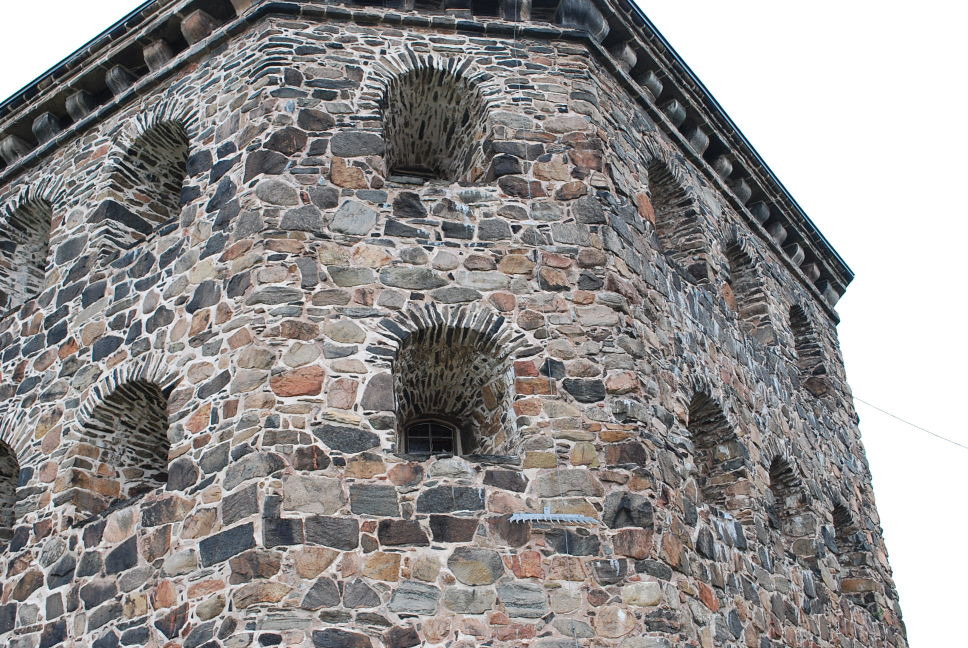
#> input picture data/1/kronan1.JPG, 1936 x 1296 px, found by its file name (shown at 1/2 size)
$ jupyter execute --allow-errors code.ipynb
#> lines starting #> are read from the running program, lines starting #| are printed output that depends on the picture
### project_helpers.py
import numpy as np
import matplotlib.pyplot as plt
import scipy as sp

def get_dataset_info(dataset):
    """
    Datasets 1-5 are relatively easy, since they have little lens distortion and
    no dominant scene plane. You should get reasonably good reconstructions for
    these datasets using RANSAC to estimate E only (CE2 in assignment 4).

    Datasets 6-9 are much more difficult, since the scene is dominated by a near
    planar structure. Also the lens distortion is larger for the used camera,
    hence feel free to adjust the pixel_threshold if necessary.
    """
    if dataset == 1:
        img_names = ["data/1/kronan1.JPG", "data/1/kronan2.JPG"]
        im_width = 1936
        im_height = 1296
        focal_length_35mm = 45.0 # from the EXIF data
        init_pair = [0, 1]
        pixel_threshold = 1.0
    elif dataset == 2:
        # Corner of a courtyard
        img_names = ["data/2/DSC_0025.JPG", "data/2/DSC_0026.JPG", "data/2/DSC_0027.JPG", "data/2/DSC_0028.JPG", "data/2/DSC_0029.JPG", "data/2/DSC_0030.JPG", "data/2/DSC_0031.JPG", "data/2/DSC_0032.JPG", "data/2/DSC_0033.JPG"]
        im_width = 1936
        im_height = 1296
        focal_length_35mm = 43.0 # from the EXIF data
        init_pair = [0, 8]
        pixel_threshold = 1.0
    elif dataset == 3:
        # Smaller gate of a cathetral
        img_names = ["data/3/DSC_0001.JPG", "data/3/DSC_0002.JPG", "data/3/DSC_0003.JPG", "data/3/DSC_0004.JPG", "data/3/DSC_0005.JPG", "data/3/DSC_0006.JPG", "data/3/DSC_0007.JPG", "data/3/DSC_0008.JPG", "data/3/DSC_0009.JPG", "data/3/DSC_0010.JPG", "data/3/DSC_0011.JPG", "data/3/DSC_0012.JPG"]
        im_width = 1936
        im_height = 1296
        focal_length_35mm = 43.0 # from the EXIF data
        init_pair = [4, 7]
        pixel_threshold = 1.0
    elif dataset == 4:
        # Fountain
        img_names = ["data/4/DSC_0480.JPG", "data/4/DSC_0481.JPG", "data/4/DSC_0482.JPG", "data/4/DSC_0483.JPG", "data/4/DSC_0484.JPG", "data/4/DSC_0485.JPG", "data/4/DSC_0486.JPG", "data/4/DSC_0487.JPG", "data/4/DSC_0488.JPG", "data/4/DSC_0489.JPG", "data/4/DSC_0490.JPG", "data/4/DSC_0491.JPG", "data/4/DSC_0492.JPG", "data/4/DSC_0493.JPG"]
        im_width = 1936
        im_height = 1296
        focal_length_35mm = 43.0 # from the EXIF data
        init_pair = [4, 9]
        pixel_threshold = 1.0
    elif dataset == 5:
        # Golden statue
        img_names = ["data/5/DSC_0336.JPG", "data/5/DSC_0337.JPG", "data/5/DSC_0338.JPG", "data/5/DSC_0339.JPG", "data/5/DSC_0340.JPG", "data/5/DSC_0341.JPG", "data/5/DSC_0342.JPG", "data/5/DSC_0343.JPG", "data/5/DSC_0344.JPG", "data/5/DSC_0345.JPG"]
        im_width = 1936

        im_height = 1296
        focal_length_35mm = 45.0 # from the EXIF data
        init_pair = [2, 6]
        pixel_threshold = 1.0
    elif dataset == 6:
        # Detail of the Landhaus in Graz.
        img_names = ["data/6/DSCN2115.JPG", "data/6/DSCN2116.JPG", "data/6/DSCN2117.JPG", "data/6/DSCN2118.JPG", "data/6/DSCN2119.JPG", "data/6/DSCN2120.JPG", "data/6/DSCN2121.JPG", "data/6/DSCN2122.JPG"]
        im_width = 2272

        im_height = 1704
        focal_length_35mm = 38.0 # from the EXIF data
        init_pair = [1, 3]
        pixel_threshold = 1.0
    elif dataset == 7:
        # Building in Heidelberg.
        img_names = ["data/7/DSCN7409.JPG", "data/7/DSCN7410.JPG", "data/7/DSCN7411.JPG", "data/7/DSCN7412.JPG", "data/7/DSCN7413.JPG", "data/7/DSCN7414.JPG", "data/7/DSCN7415.JPG"]
        im_width = 2272
        im_height = 1704
        focal_length_35mm = 38.0 # from the EXIF data
        init_pair = [0, 6]
        pixel_threshold = 1.0
    elif dataset == 8:
        # Relief
        img_names = ["data/8/DSCN5540.JPG", "data/8/DSCN5541.JPG", "data/8/DSCN5542.JPG", "data/8/DSCN5543.JPG", "data/8/DSCN5544.JPG", "data/8/DSCN5545.JPG", "data/8/DSCN5546.JPG", "data/8/DSCN5547.JPG", "data/8/DSCN5548.JPG", "data/8/DSCN5549.JPG", "data/8/DSCN5550.JPG"]
        im_width = 2272
        im_height = 1704
        focal_length_35mm = 38.0 # from the EXIF data
        init_pair = [3, 6]
        pixel_threshold = 1.0
    elif dataset == 9:
        # Triceratops model on a poster.
        img_names = ["data/9/DSCN5184.JPG", "data/9/DSCN5185.JPG", "data/9/DSCN5186.JPG", "data/9/DSCN5187.JPG", "data/9/DSCN5188.JPG", "data/9/DSCN5189.JPG", "data/9/DSCN5191.JPG", "data/9/DSCN5192.JPG", "data/9/DSCN5193.JPG"]
        im_width = 2272
        im_height = 1704
        focal_length_35mm = 38.0 # from the EXIF data
        init_pair = [3, 5]
        pixel_threshold = 1.0
    elif dataset == 10:
        # Add your optional datasets...
        pass

    focal_length = max(im_width, im_height) * focal_length_35mm / 35.0
    K = np.array([[focal_length, 0, im_width/2], [0, focal_length, im_height/2], [0, 0, 1]])
    return K, img_names, init_pair, pixel_threshold

# [241 lines left out: functions correct_H_sign, homography_to_RT, pflat, triangulate_3D_point_DLT, camera_center_and_axis, plot_camera and 6 more, not called in this run]

### code.ipynb
[cell 1]
import matplotlib.pyplot as plt
import numpy as np
import cv2
from project_helpers import *

Extracting data

[cell 2]
from project_helpers import get_dataset_info

K, img_names, init_pair, pixel_threshold = get_dataset_info(1)

img1 = (plt.imread('data/1/kronan1.jpg') * 255).astype('uint8')
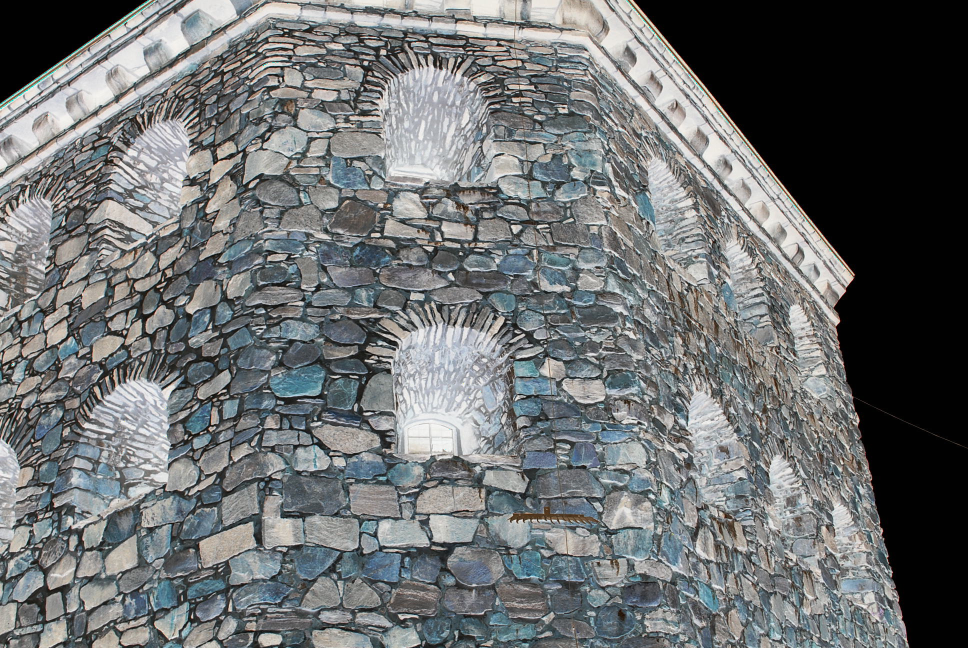
#> img1: shape (1296, 1936, 3) (shown at 1/2 size); mean R, G, B 108.7, 111.4, 112.1
img2 = (plt.imread('data/1/kronan2.jpg') * 255).astype('uint8')
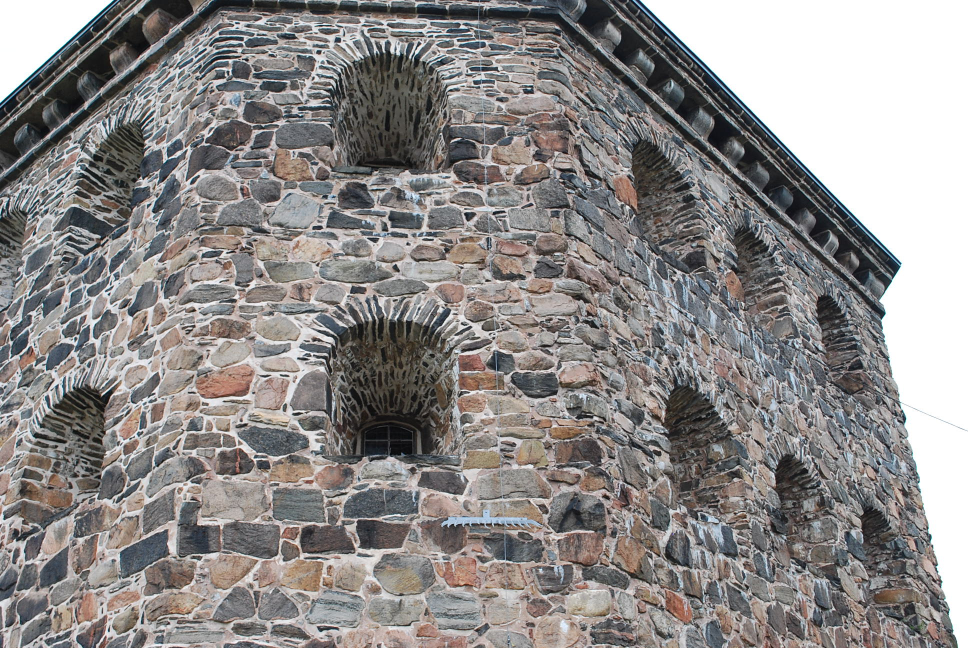
#> input picture data/1/kronan2.JPG, 1936 x 1296 px, found by its file name (shown at 1/2 size)
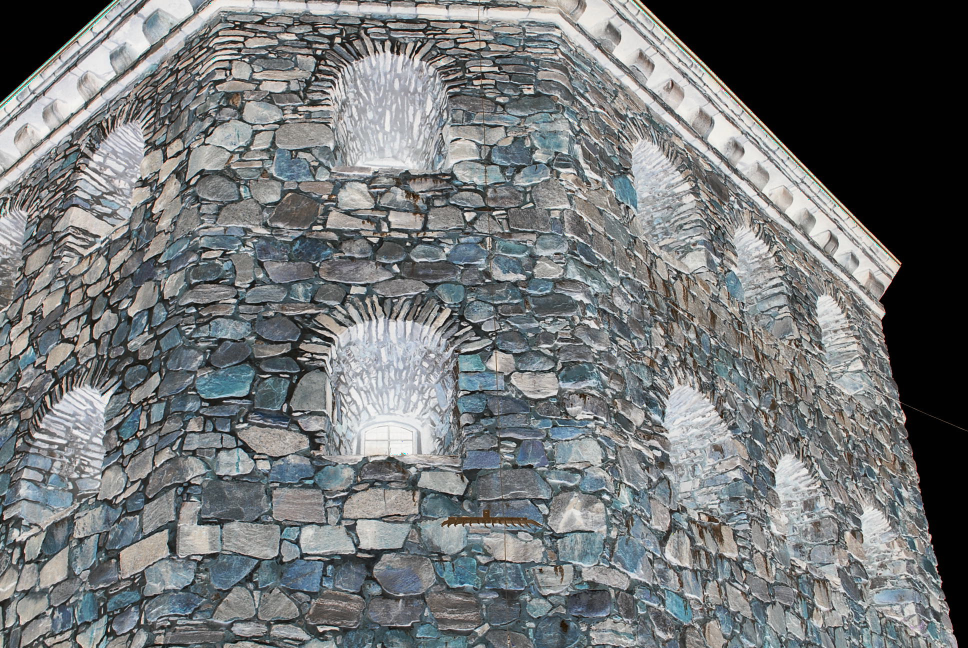
#> img2: shape (1296, 1936, 3) (shown at 1/2 size); mean R, G, B 114.5, 117.8, 118.7

print(get_dataset_info(1))
print(img_names)

[cell 3]
def read_images(img_names):
  images = []
  for name in img_names:
    images.append((plt.imread(name) * 255).astype('uint8'))
  return images

Getting SIFT points and descriptors

[cell 4]
from cv2 import SIFT_create, cvtColor, COLOR_RGB2GRAY, FlannBasedMatcher, drawMatchesKnn
rgb2gray = lambda img: cvtColor(img, COLOR_RGB2GRAY)
sift = SIFT_create(contrastThreshold=0.02, edgeThreshold=10, nOctaveLayers=3)

# We detect keypoints and simultaneously describe them using SIFT
kp1, des1 = sift.detectAndCompute(rgb2gray(img1),None)
#> kp1 = 51617 keypoints; strongest (x, y, size): (323, 580, 3.4), (584, 513, 2.5), (731, 127, 5.9), (921, 507, 4)
kp2, des2 = sift.detectAndCompute(rgb2gray(img2),None)
#> kp2 = 55349 keypoints; strongest (x, y, size): (218, 589, 3.2), (815, 488, 4.3), (638, 105, 6), (218, 1261, 3.3)

print(len(kp1))
#| 51617

[cell 5]
# [9 lines left out: function extract_sift_features, not called in this run]

#images = read_images(img_names)
#extract_sift_features(images)

Matching sift points and descriptors

[cell 6]
# We use a k-NN-like system to find the most similar descriptions
all_matches = FlannBasedMatcher().knnMatch(des1, des2, k=2)
#> all_matches = 51617 matches

# Apply ratio test
good_matches = []
for m,n in all_matches:
    if m.distance < 0.75*n.distance:
        good_matches.append([m])
#> after the loop, good_matches = 18372 matches

# Supplied code for extracting numpy arrays from matching keypoints
# Note, x1 and x2 are in homogenous coordinates after this
x1 = np.array([[kp1[match[0].queryIdx].pt[0], kp1[match[0].queryIdx].pt[1]] for match in good_matches])
#> x1 = 18372 pairs, first value 21.46 to 1808.2, second value 4.21 to 1286.1
x2 = np.array([[kp2[match[0].trainIdx].pt[0], kp2[match[0].trainIdx].pt[1]] for match in good_matches])
#> x2 = 18372 pairs, first value 3.69 to 1908.1, second value 2.58 to 1292.5
x1_homo = np.vstack((x1.T, np.ones(x1.shape[0])))
x2_homo = np.vstack((x2.T, np.ones(x2.shape[0])))
xu = np.array([x1, x2])

#> (the rest of this cell did not finish here and is left out)

[cell 7]
# [20 lines left out: function match_sift_features, not called in this run]

[cell 8]
# [16 lines left out: function img_pts, not called in this run]

plot 10 random

#> (a cell that did not finish here is left out)

Estimating E robustly and extracting P fro E

[cell 10]
threshold_px = 2
eps = threshold_px / K[0,0]
#> (the rest of this cell did not finish here and is left out)

[cell 11]
# [36 lines left out: function get_camera_matrices, not called in this run]

#> (a cell that did not finish here is left out)

[cell 13]
# [30 lines left out: function get_RT, not called in this run]

Calculate R, T from P

#> (a cell that did not finish here is left out)

#> (a cell that did not finish here is left out)

[cell 16]
def run_sfm(dataset_num):
  K, img_names, init_pair, pixel_threshold = get_dataset_info(dataset_num)
